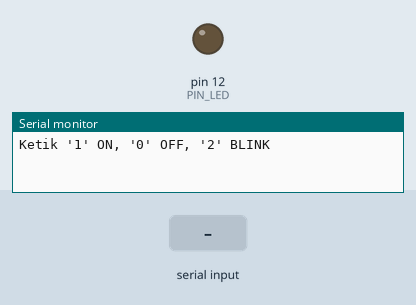
A sketch run on a simulated Arduino Uno, built with avr-gcc and run on an emulated ATmega328P. Shown: output pins drawn as LEDs (lit = HIGH), the last lines printed to the serial monitor. Dashed ring = blinking. The test bench sets the inputs (shaded band).

Above: at 1.2 s.
1.3 s: "2\n" received over Serial
At 1.55 s:
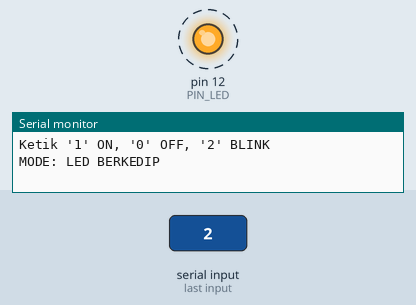
4.3 s: byte 49 ('1') received over Serial
At 4.6 s:
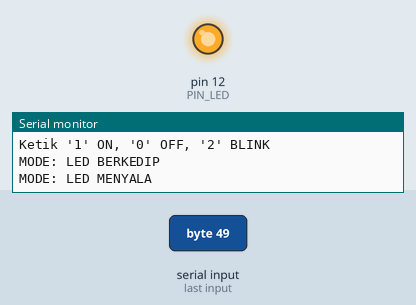
5.8 s: byte 48 ('0') received over Serial
At 7.0 s:
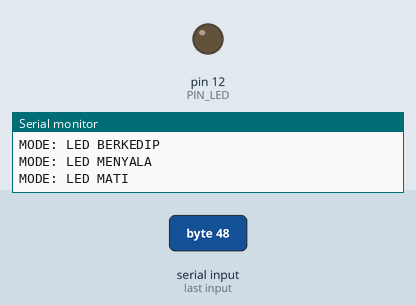
7.3 s: "1\n" received over Serial
At 8.1 s:
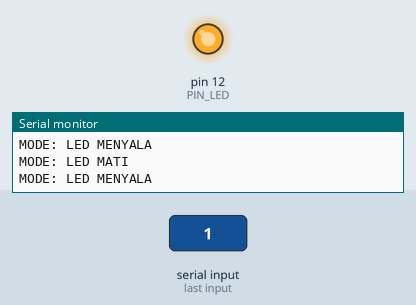
8.8 s: "0\n" received over Serial
At 9.3 s:
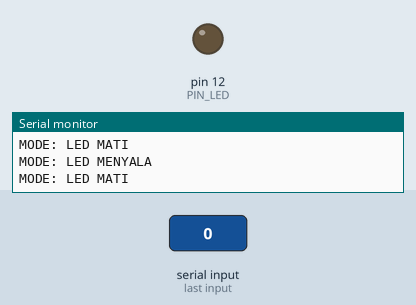
Timing chart, 0 to 11.3 s (numbered marks = the images above; inputs shaded):
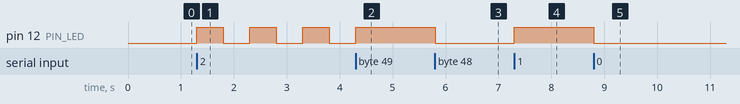

The sketch:

modul3-modifikasiledberkedipinput2.ino
```cpp
#include <Arduino.h> // Memanggil library utama Arduino (standar framework C++ untuk Arduino)

const int PIN_LED = 12; // Mendeklarasikan konstanta integer PIN_LED di pin 12
char statusMode = '0'; // Variabel untuk menyimpan mode saat ini. Default: '0' (Mati)
unsigned long waktuSebelumnya = 0; // Menyimpan catatan waktu (dalam milidetik) terakhir kali LED berkedip
const long intervalKedip = 500; // Mengatur jeda waktu kedipan LED sebesar 500 milidetik (setengah detik)
bool statusLED = LOW; // Variabel untuk menyimpan kondisi LED saat ini (Nyala atau Mati) saat mode Blink

void setup() { // Fungsi inisialisasi awal, dieksekusi sekali saat startup
  Serial.begin(9600); // Membuka jalur komunikasi serial dengan komputer pada kecepatan 9600 baud rate
  Serial.println("Ketik '1' ON, '0' OFF, '2' BLINK"); // Menampilkan menu instruksi awal di Serial Monitor
  pinMode(PIN_LED, OUTPUT); // Mengkonfigurasi pin 12 agar bertugas sebagai OUTPUT tegangan
  digitalWrite(PIN_LED, LOW); // Memastikan saat awal menyala, LED dalam kondisi mati (LOW)
} // Akhir dari fungsi setup

void loop() { // Fungsi utama yang akan berjalan berulang kali (looping) tanpa henti

  // --- BLOK 1: MEMBACA INPUT SERIAL ---
  if (Serial.available() > 0) { // Mengecek apakah ada karakter yang dikirim dari komputer ke buffer Arduino
    char dataMasuk = Serial.read(); // Jika ada, baca satu karakter tersebut dan simpan di variabel dataMasuk

    if (dataMasuk == '1' || dataMasuk == '0' || dataMasuk == '2') { // Jika input valid ('1', '0', atau '2')
      statusMode = dataMasuk; // Perbarui variabel statusMode dengan perintah yang baru

      if (statusMode == '1') { // Jika perintahnya adalah '1'
        Serial.println("MODE: LED MENYALA"); // Tampilkan konfirmasi di Serial Monitor
        digitalWrite(PIN_LED, HIGH); // Nyalakan LED secara permanen
      }
      else if (statusMode == '0') { // Jika perintahnya adalah '0'
        Serial.println("MODE: LED MATI"); // Tampilkan konfirmasi di Serial Monitor
        digitalWrite(PIN_LED, LOW); // Matikan LED secara permanen
      }
      else if (statusMode == '2') { // Jika perintahnya adalah '2'
        Serial.println("MODE: LED BERKEDIP"); // Tampilkan konfirmasi di Serial Monitor (Logika kedip ada di blok bawah)
      }
    }
    else if (dataMasuk != '\n' && dataMasuk != '\r') { // Jika input BUKAN 1, 0, 2, dan BUKAN tombol Enter
      Serial.println("Perintah tidak dikenal"); // Berikan peringatan bahwa input salah
    } // Akhir evaluasi input salah
  } // Akhir blok pembacaan serial


  // --- BLOK 2: EKSEKUSI MODE BLINKING (NON-BLOCKING) ---
  if (statusMode == '2') { // Mengecek secara terus menerus apakah sistem sedang berada di mode '2'
    unsigned long waktuSekarang = millis(); // Catat waktu saat ini menggunakan fungsi millis()

    // Cek apakah selisih waktu sekarang dan waktu sebelumnya sudah melebihi atau sama dengan 500ms
    if (waktuSekarang - waktuSebelumnya >= intervalKedip) {
      waktuSebelumnya = waktuSekarang; // Reset catatan waktu sebelumnya menjadi waktu yang sekarang

      if (statusLED == LOW) { // Membalikkan keadaan: Jika LED sedang mati (LOW)...
        statusLED = HIGH; // ...maka ubah variabel status menjadi nyala (HIGH)
      } else { // Sebaliknya, jika LED sedang nyala...
        statusLED = LOW; // ...maka ubah variabel status menjadi mati (LOW)
      } // Akhir pembalikan logika

      digitalWrite(PIN_LED, statusLED); // Terapkan status tegangan yang baru (HIGH/LOW) ke pin fisik LED
    } // Akhir pengecekan waktu interval
  } // Akhir dari blok mode '2'

} // Akhir dari fungsi loop utama
```

Measured:
- after the input at 1.3 s, pin 12 (PIN_LED): alternates HIGH for 0.50 s and LOW for 0.50 s, starting at once
- after the input at 4.3 s, pin 12 (PIN_LED): goes on until 4.3 s, then stays HIGH
- after the input at 5.8 s, pin 12 (PIN_LED): HIGH → LOW at once
- after the input at 7.3 s, pin 12 (PIN_LED): LOW → HIGH at once
- after the input at 8.8 s, pin 12 (PIN_LED): HIGH → LOW at once
